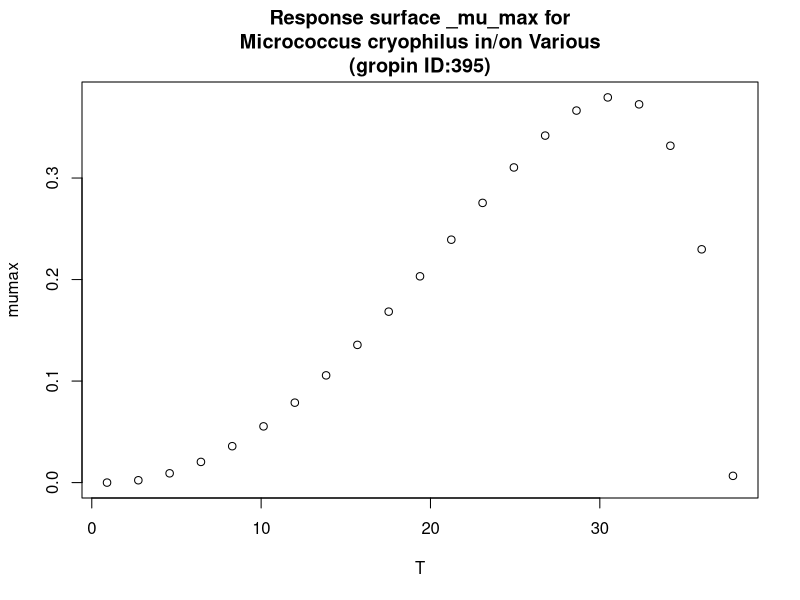

Write the R code that produced this figure.
#############################
# start of Parameter script
#############################
T <- seq(0.9009,37.8621378621379,length.out=21)
#############################
# end of Parameter script
#############################
############################# 
# start of Model script Gropin ID 395 
#############################
 
# constant coefficients for this model
 
variables <- data.frame(T)
argumentsPar <- unique.data.frame(expand.grid(variables))
 
# heart of the model
response_surface <- function(T) {
   mumax <-(3.8*(10^-1)*(T-37.9)*((T-0.9)^2))/((30.9-0.9)*((30.9-0.9)*(T-30.9)-(30.9-37.9)*(30.9+0.9-2*T)))

	return(mumax=mumax)
} 

# output parameters
responseSurface <- cbind(argumentsPar,response_surface(argumentsPar['T']))
colnames(responseSurface) <- c(colnames(argumentsPar),'mumax')
#############################
# End of Model script
#############################
############################# 
# start of Visualisation script Gropin ID 395 
#############################
titleText <-'Response surface _mu_max for
Micrococcus cryophilus in/on Various
(gropin ID:395)'
plot(T,responseSurface$'mumax',xlab='T',
                          ylab='mumax',main=titleText)
#############################
# End of Visualisation script
#############################
